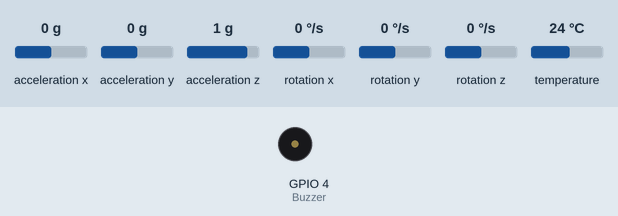
Recording of a sketch running on a simulated ESP32. On the bench: buzzer (waves = sounding). Inputs (shaded band) come from the test bench; at power-on: acceleration x 0 g, acceleration z 1 g, acceleration y 0 g, rotation x 0 °/s, rotation y 0 °/s, rotation z 0 °/s, temperature 24 °C. What the sketch prints to the serial monitor is not drawn.

Above: at 1.2 s.
1.3 s: acceleration x set to -1.4 g
At 2.1 s:
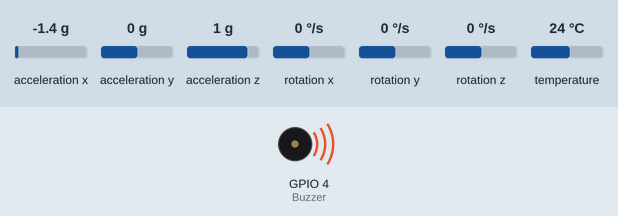
5.3 s: acceleration z set to -1.4 g
At 7.5 s:
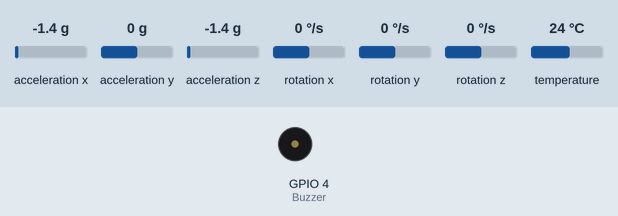
Timing chart, 0 to 9.0 s (numbered marks = the images above; inputs shaded):
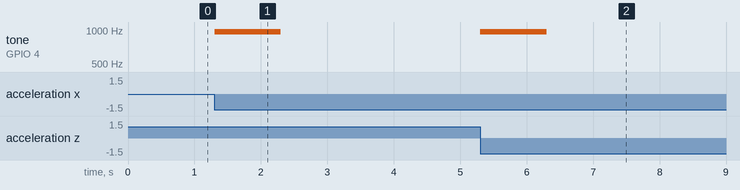

The sketch:

Gyro_Test.ino
```cpp
//Guide for breadboarding
//Connect SDA to D21
//Connect SCL to D22
//GND to GND and VCC to 3V3

//Referenced from https://randomnerdtutorials.com/esp32-mpu-6050-accelerometer-gyroscope-arduino/
#include <Adafruit_MPU6050.h>
#include <Adafruit_Sensor.h>
#include <Wire.h>

constexpr uint8_t Buzzer = 4; //Define Buzzer Pin
constexpr uint8_t sampleTime = 5; //Sampling time for differential acceleration (ms)
constexpr uint16_t threshold = 1.5; //Threshold for determining fall

Adafruit_MPU6050 mpu;
float xAcc, yAcc, zAcc; //Floats to store previous accelerations
float prev_xAcc = 0.0, prev_yAcc = 0.0, prev_zAcc = 1.0; //Floats to store new accelerations (z set to 1G as it tends to be around there at rest)


void setup() {
  Serial.begin(115200);

  Serial.println("Adafruit MPU6050 test!");

  while(!mpu.begin()){
    Serial.println("Error: MPU6050 Not Found");
    delay(10);//Give user opportunity to fix
  }
  Serial.println("MPU6050 Found!");

  //Play around with these values when testing
  mpu.setAccelerometerRange(MPU6050_RANGE_2_G);
  mpu.setGyroRange(MPU6050_RANGE_500_DEG);
  mpu.setFilterBandwidth(MPU6050_BAND_5_HZ);
}

void loop() {
  //Define event variables
  sensors_event_t a,g,temp;
  static unsigned int lastSampleTime = 0;

  //From Lim, Donha et.al (Algorithm Paper) && Kartik9250 (Reference Code Github)
  //Will be implementing ADSVM
  //First Convert to Gs (#/9.8 m/s^2)
  //Then compare to old values
  //Get magnitude of change
  //Compare to threshold (A > Threshold = beep)
  //Save new values for next iteratioln
  if(millis() - lastSampleTime > sampleTime)
  {
    lastSampleTime = millis();
    mpu.getEvent(&a, &g, &temp);

    xAcc = a.acceleration.x / 9.8;
    yAcc = a.acceleration.y / 9.8;
    zAcc = a.acceleration.z / 9.8;

    float xAccDiff = xAcc - prev_xAcc;
    float yAccDiff = yAcc - prev_yAcc;
    float zAccDiff = zAcc - prev_zAcc;

    float AccDiffMag = sqrt(xAccDiff * xAccDiff + yAccDiff * yAccDiff + zAccDiff * zAccDiff);

    Serial.println(AccDiffMag);

    if(AccDiffMag > threshold)
    {
      tone(Buzzer, 967, 1000);
    }

    //Current values saved for next iteration
    prev_xAcc = xAcc;
    prev_yAcc = yAcc;
    prev_zAcc = zAcc;


  }

}
```

Measured:
- after the input at 1.3 s, tone on GPIO 4 (Buzzer): silent → 967 Hz at once, → silent 1.0 s later
- after the input at 5.3 s, tone on GPIO 4 (Buzzer): silent → 967 Hz at once, → silent 1.0 s later
